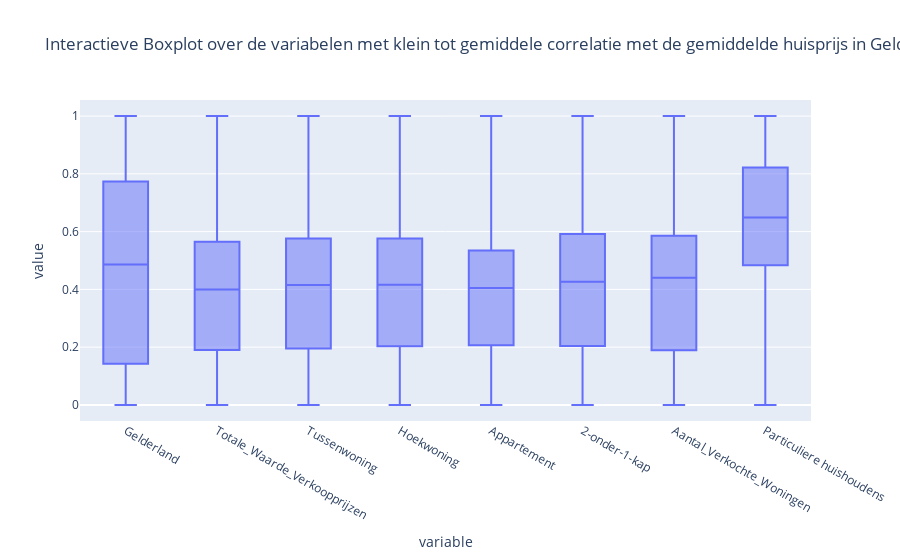
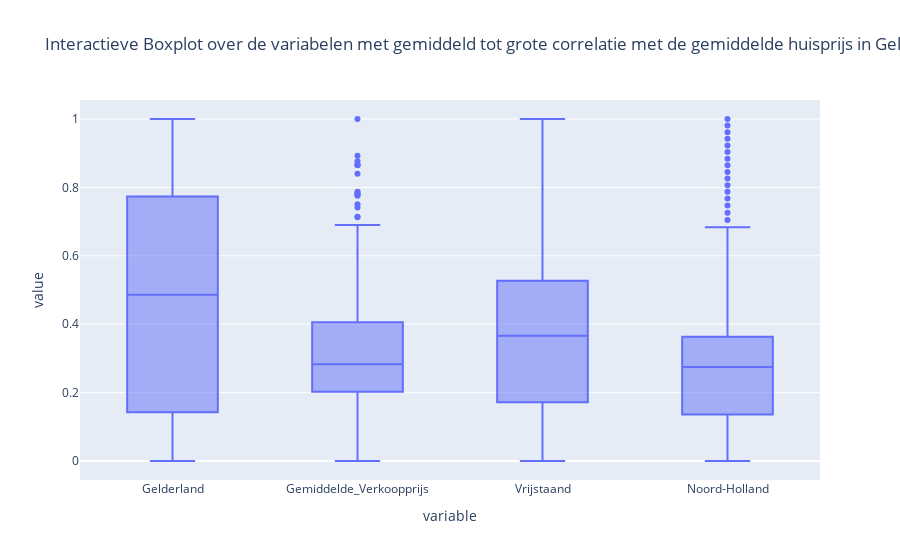
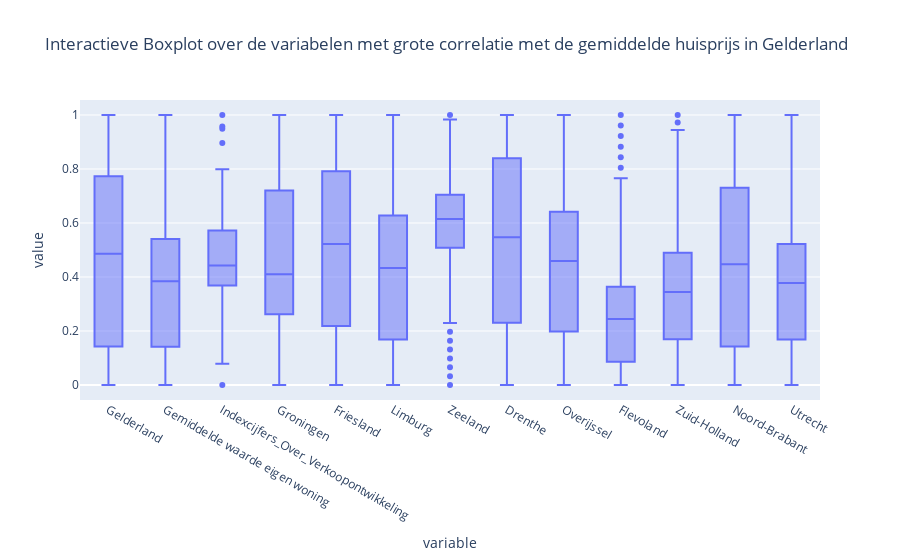

Notebook source saved alongside these figures, in order:
### Code cell
import pandas as pd
import plotly.express as px

#Boxplots over de variabelen met *klein tot gemiddele correlatie*
df_low = pd.DataFrame({
    'Gelderland': normalized_df['Gelderland'],
    'Totale_Waarde_Verkoopprijzen': normalized_df['Totale_Waarde_Verkoopprijzen'],
    'Tussenwoning': normalized_df['Tussenwoning'],
    'Hoekwoning': normalized_df['Hoekwoning'],
    'Appartement': normalized_df['Appartement'],
    '2-onder-1-kap': normalized_df['2-onder-1-kap'],
    'Aantal_Verkochte_Woningen': normalized_df['Aantal_Verkochte_Woningen'],
    'Particuliere huishoudens': normalized_df['Particuliere huishoudens']
})

# Er wordt een interactieve boxplot met behulp van Plotly Express gemaakt
fig = px.box(df_low, title='Interactieve Boxplot over de variabelen met klein tot gemiddele correlatie met de gemiddelde huisprijs in Gelderland')
fig.update_layout(showlegend=False)  # Verberg de legende
fig.show()

#Boxplots over de variabelen met gemiddeld tot grote correlatie
df_medium = pd.DataFrame({
    'Gelderland': normalized_df['Gelderland'],
    'Gemiddelde_Verkoopprijs': normalized_df['Gemiddelde_Verkoopprijs'],
    'Vrijstaand': normalized_df['Vrijstaand'],
    'Noord-Holland': normalized_df['Noord-Holland']
})

# Er wordt een interactieve boxplot met behulp van Plotly Express gemaakt
fig = px.box(df_medium, title='Interactieve Boxplot over de variabelen met gemiddeld tot grote correlatie met de gemiddelde huisprijs in Gelderland')
fig.update_layout(showlegend=False)  # Verberg de legende
fig.show()

#Boxplots over de variabelen met gemiddeld tot grote correlatie
df_high = pd.DataFrame({
    'Gelderland': normalized_df['Gelderland'],
    'Gemiddelde waarde eigen woning': normalized_df['Gemiddelde waarde eigen woning'],
    'Indexcijfers_Over_Verkoopontwikkeling': normalized_df['Indexcijfers_Over_Verkoopontwikkeling'],
    'Groningen': normalized_df['Groningen'],
    'Friesland': normalized_df['Friesland'],
    'Limburg': normalized_df['Limburg'],
    'Zeeland': normalized_df['Zeeland'],
    'Drenthe': normalized_df['Drenthe'],
    'Overijssel': normalized_df['Overijssel'],
    'Flevoland': normalized_df['Flevoland'],
    'Zuid-Holland': normalized_df['Zuid-Holland'],
    'Noord-Brabant': normalized_df['Noord-Brabant'],
    'Utrecht': normalized_df['Utrecht']
})

# Er wordt een interactieve boxplot met behulp van Plotly Express gemaakt
fig = px.box(df_high, title='Interactieve Boxplot over de variabelen met grote correlatie met de gemiddelde huisprijs in Gelderland')
fig.update_layout(showlegend=False)  # Verberg de legende
fig.show()

### Figure 1 — Plotly figure (JSON) as saved in the notebook; plotly's stock layout.template omitted (floating-point values rounded to 4 significant figures; data arrays with more than 128 entries replaced by an {"elided": "..."} marker saying what was removed)
{"data": [{"alignmentgroup": "True", "hovertemplate": "variable=%{x}<br>value=%{y}<extra></extra>", "legendgroup": "", "marker": {"color": "#636efa"}, "name": "", "notched": false, "offsetgroup": "", "orientation": "v", "showlegend": false, "type": "box", "x": {"elided": "1352 str values"}, "x0": " ", "xaxis": "x", "y": {"elided": "1352 float values"}, "y0": " ", "yaxis": "y"}], "layout": {"boxmode": "group", "legend": {"tracegroupgap": 0}, "showlegend": false, "title": {"text": "Interactieve Boxplot over de variabelen met klein tot gemiddele correlatie met de gemiddelde huisprijs in Gelderland"}, "xaxis": {"anchor": "y", "domain": [0, 1], "title": {"text": "variable"}}, "yaxis": {"anchor": "x", "domain": [0, 1], "title": {"text": "value"}}}}

### Figure 2 — Plotly figure (JSON) as saved in the notebook; plotly's stock layout.template omitted (floating-point values rounded to 4 significant figures; data arrays with more than 128 entries replaced by an {"elided": "..."} marker saying what was removed)
{"data": [{"alignmentgroup": "True", "hovertemplate": "variable=%{x}<br>value=%{y}<extra></extra>", "legendgroup": "", "marker": {"color": "#636efa"}, "name": "", "notched": false, "offsetgroup": "", "orientation": "v", "showlegend": false, "type": "box", "x": {"elided": "676 str values"}, "x0": " ", "xaxis": "x", "y": {"elided": "676 float values"}, "y0": " ", "yaxis": "y"}], "layout": {"boxmode": "group", "legend": {"tracegroupgap": 0}, "showlegend": false, "title": {"text": "Interactieve Boxplot over de variabelen met gemiddeld tot grote correlatie met de gemiddelde huisprijs in Gelderland"}, "xaxis": {"anchor": "y", "domain": [0, 1], "title": {"text": "variable"}}, "yaxis": {"anchor": "x", "domain": [0, 1], "title": {"text": "value"}}}}

### Figure 3 — Plotly figure (JSON) as saved in the notebook; plotly's stock layout.template omitted (floating-point values rounded to 4 significant figures; data arrays with more than 128 entries replaced by an {"elided": "..."} marker saying what was removed)
{"data": [{"alignmentgroup": "True", "hovertemplate": "variable=%{x}<br>value=%{y}<extra></extra>", "legendgroup": "", "marker": {"color": "#636efa"}, "name": "", "notched": false, "offsetgroup": "", "orientation": "v", "showlegend": false, "type": "box", "x": {"elided": "2197 str values"}, "x0": " ", "xaxis": "x", "y": {"elided": "2197 float values"}, "y0": " ", "yaxis": "y"}], "layout": {"boxmode": "group", "legend": {"tracegroupgap": 0}, "showlegend": false, "title": {"text": "Interactieve Boxplot over de variabelen met grote correlatie met de gemiddelde huisprijs in Gelderland"}, "xaxis": {"anchor": "y", "domain": [0, 1], "title": {"text": "variable"}}, "yaxis": {"anchor": "x", "domain": [0, 1], "title": {"text": "value"}}}}
